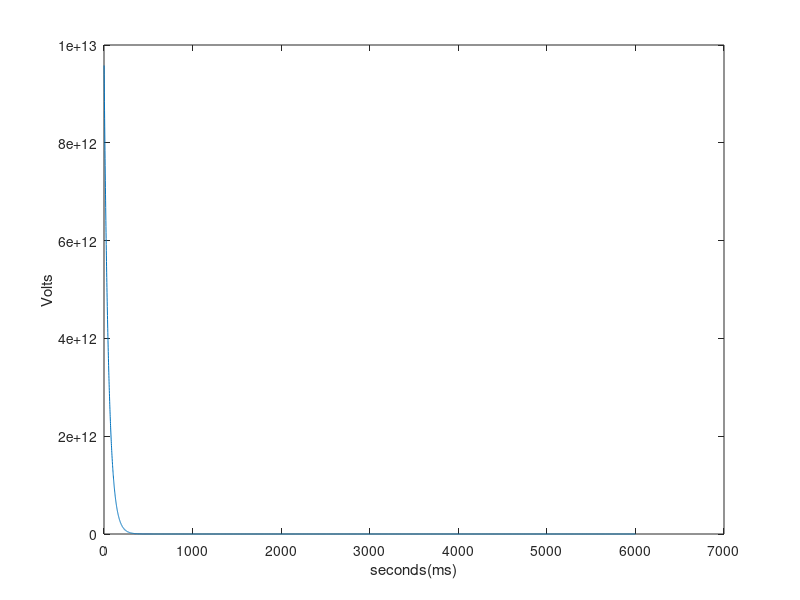

The MATLAB source for this figure: (Note: this script raises an error after producing the figure.)
%%% MATLAB SCRIPT FOR LAB 2 %%%

C = 1.08e-6;
R_s = 50;
R_l = 599;
t_step = 1/100;
P = 1/(C*R_s);
t = -1e-3:1e-6:5e-3;

h = (1/(C*R_s))*exp(-t*(R_s+R_l)/(C*R_s*R_l));
plot(h);
xlabel('seconds(ms)');
ylabel('Volts');





%%% Solving the Equation Symbolically %%%

% syms y_n(t);
% y_n(t) = dsolve('Dy+(1/R_l+1/R_s)/C*y=0', 'y(0)=1','t');
% y_n = dsolve('Dy+((1/599+1/50)/(1.08e-6)*y)=0', 'y(0)=1','t');

dif_eq = diff(y,t) + ((1/R_l+1/R_s)/C)*y == 0; 
con = y(0) == 1;
y_n = dsolve();
h_sym = P*y_n*u;

